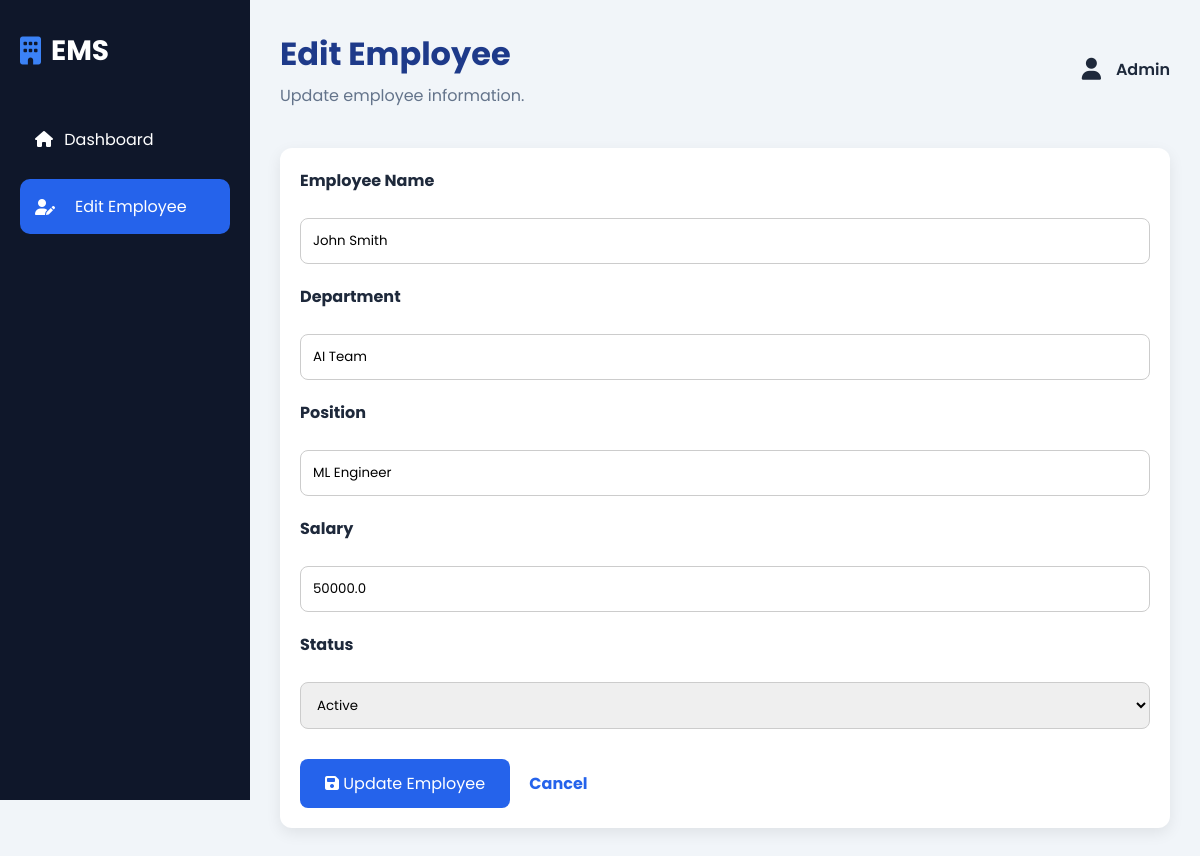
The page /edit/3 on the database its author committed.
### tables this page shows
CREATE TABLE employees (
        id INTEGER PRIMARY KEY AUTOINCREMENT,
        name TEXT NOT NULL,
        department TEXT NOT NULL,
        position TEXT NOT NULL,
        salary REAL NOT NULL,
        status TEXT NOT NULL
    );

### app.py (the view, shortened to what this page needs)
@app.route("/edit/<int:id>", methods=["GET", "POST"])
def edit_employee(id):
    conn = get_db_connection()
    employee = conn.execute(
        "SELECT * FROM employees WHERE id=?",
        (id,)
    ).fetchone()
    if employee is None:
        conn.close()
        return "Employee Not Found"
    conn.close()
    return render_template(
        "edit_employee.html",
        employee=employee
    )

### app.py (called while the page is built)
def get_db_connection():
    conn = sqlite3.connect("employees.db")
    conn.row_factory = sqlite3.Row
    return conn

### templates/edit_employee.html (shortened to what this page needs)
{% extends "base.html" %}
{% block content %}
<div class="dashboard">
    <aside class="sidebar">
        <div class="logo">
            <i class="fa-solid fa-building"></i>
            <h2>EMS</h2>
        </div>
        <ul class="menu">
            <li>
                <a href="/" style="text-decoration:none;color:white;">
                    <i class="fa-solid fa-house"></i>
                    <span>Dashboard</span>
                </a>
            </li>
            <li class="active">
                <i class="fa-solid fa-user-pen"></i>
                <span>Edit Employee</span>
            </li>
        </ul>
    </aside>
    <main class="main-content">
        <header class="topbar">
            <div>
                <h1>Edit Employee</h1>
                <p>Update employee information.</p>
            </div>
            <div class="profile">
                <i class="fa-solid fa-user"></i>
                <span>Admin</span>
            </div>
        </header>
        <div class="table-section">
            <form method="POST">
                <div style="margin-bottom:20px;">
                    <label><strong>Employee Name</strong></label><br><br>
                    <input
                        type="text"
                        name="name"
                        value="{{ employee['name'] }}"
                        required
                        style="width:100%;padding:12px;border:1px solid #ccc;border-radius:8px;">
                </div>
                <div style="margin-bottom:20px;">
                    <label><strong>Department</strong></label><br><br>
                    <input
                        type="text"
                        name="department"
                        value="{{ employee['department'] }}"
                        required
                        style="width:100%;padding:12px;border:1px solid #ccc;border-radius:8px;">
                </div>
                <div style="margin-bottom:20px;">
                    <label><strong>Position</strong></label><br><br>
                    <input
                        type="text"
                        name="position"
                        value="{{ employee['position'] }}"
                        required
                        style="width:100%;padding:12px;border:1px solid #ccc;border-radius:8px;">
                </div>
                <div style="margin-bottom:20px;">
                    <label><strong>Salary</strong></label><br><br>
                    <input
                        type="number"
                        name="salary"
                        value="{{ employee['salary'] }}"
                        required
                        style="width:100%;padding:12px;border:1px solid #ccc;border-radius:8px;">
                </div>
                <div style="margin-bottom:30px;">
                    <label><strong>Status</strong></label><br><br>
                    <select
                        name="status"
                        style="width:100%;padding:12px;border:1px solid #ccc;border-radius:8px;">
                        <option value="Active"
                        {% if employee['status']=="Active" %}selected{% endif %}>
                        Active
                        </option>
                    </select>
                </div>
                <button
                    type="submit"
                    style="background:#2563eb;color:white;padding:12px 25px;border:none;border-radius:8px;cursor:pointer;font-size:16px;">
                    <i class="fa-solid fa-floppy-disk"></i>
                    Update Employee
                </button>
                <a
                    href="/"
                    style="margin-left:15px;text-decoration:none;color:#2563eb;font-weight:bold;">
                    Cancel
                </a>
            </form>
        </div>
    </main>
</div>
{% endblock %}

### static/css/style.css (style rules this page uses)
* { margin:0; padding:0; box-sizing:border-box; font-family:'Poppins',sans-serif; }
body { background:#f1f5f9; color:#1e293b; }
.dashboard { display:flex; }
.sidebar { width:250px; height:100vh; background:#0f172a; position:fixed; left:0; top:0; color:white; padding:30px 20px; }
.logo { display:flex; align-items:center; gap:10px; margin-bottom:40px; }
.logo i { font-size:28px; color:#3b82f6; }
.logo h2 { font-size:28px; }
.menu { list-style:none; }
.menu li { display:flex; align-items:center; gap:15px; padding:15px; margin-bottom:12px; border-radius:10px; cursor:pointer; transition:0.3s; }
.menu li i { width:25px; }
.menu .active { background:#2563eb; }
.main-content { margin-left:250px; width:calc(100% - 250px); padding:30px; }
.topbar { display:flex; justify-content:space-between; align-items:center; margin-bottom:40px; }
.topbar h1 { font-size:32px; color:#1e3a8a; }
.topbar p { margin-top:5px; color:#64748b; }
.profile { display:flex; align-items:center; gap:15px; }
.profile i { font-size:22px; cursor:pointer; }
.profile span { font-weight:600; }
.table-section { background:#ffffff; padding:25px; border-radius:18px; box-shadow:0 10px 25px rgba(0,0,0,0.08); overflow-x:auto; }
.card, .table-section, .toolbar { animation:fadeIn .8s ease; }
.table-section { background:#fff; padding:20px; border-radius:12px; box-shadow:0 5px 15px rgba(0,0,0,.08); }

### rows shown on the page
employees: name "John Smith", department "AI Team", position "ML Engineer", salary "50000.0", status "Active"
